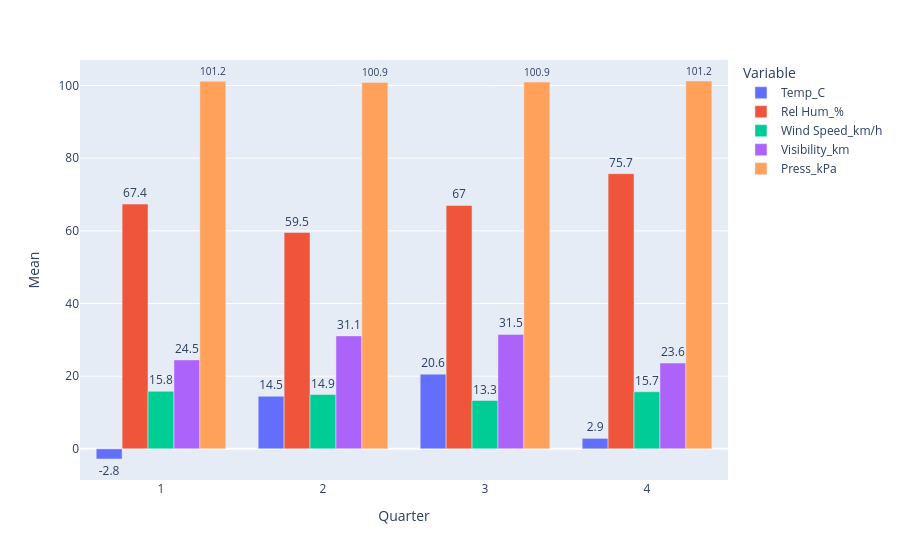

Notebook source saved alongside this figure:
### Code cell
fig = px.bar(
    df_median_long,
    x="Quarter",
    y="Mean",
    color="Variable",
    barmode="group",
    text=df_median_long['Mean'].round(1)  # wartości nad słupkami, zaokrąglone do 1 miejsca
)

# Ustawiamy pozycję tekstu nad słupkami
fig.update_traces(textposition='outside')

fig.show()

### Figure 1 — Plotly figure (JSON) as saved in the notebook; plotly's stock layout.template omitted (floating-point values rounded to 4 significant figures)
{"data": [{"alignmentgroup": "True", "hovertemplate": "Variable=Temp_C<br>Quarter=%{x}<br>Mean=%{y}<br>text=%{text}<extra></extra>", "legendgroup": "Temp_C", "marker": {"color": "#636efa", "pattern": {"shape": ""}}, "name": "Temp_C", "offsetgroup": "Temp_C", "orientation": "v", "showlegend": true, "text": [-2.8, 14.5, 20.6, 2.9], "textposition": "outside", "type": "bar", "x": [1, 2, 3, 4], "xaxis": "x", "y": [-2.794, 14.48, 20.56, 2.881], "yaxis": "y"}, {"alignmentgroup": "True", "hovertemplate": "Variable=Rel Hum_%<br>Quarter=%{x}<br>Mean=%{y}<br>text=%{text}<extra></extra>", "legendgroup": "Rel Hum_%", "marker": {"color": "#EF553B", "pattern": {"shape": ""}}, "name": "Rel Hum_%", "offsetgroup": "Rel Hum_%", "orientation": "v", "showlegend": true, "text": [67.4, 59.5, 67, 75.7], "textposition": "outside", "type": "bar", "x": [1, 2, 3, 4], "xaxis": "x", "y": [67.37, 59.54, 67.0, 75.73], "yaxis": "y"}, {"alignmentgroup": "True", "hovertemplate": "Variable=Wind Speed_km/h<br>Quarter=%{x}<br>Mean=%{y}<br>text=%{text}<extra></extra>", "legendgroup": "Wind Speed_km/h", "marker": {"color": "#00cc96", "pattern": {"shape": ""}}, "name": "Wind Speed_km/h", "offsetgroup": "Wind Speed_km/h", "orientation": "v", "showlegend": true, "text": [15.8, 14.9, 13.3, 15.7], "textposition": "outside", "type": "bar", "x": [1, 2, 3, 4], "xaxis": "x", "y": [15.84, 14.94, 13.3, 15.71], "yaxis": "y"}, {"alignmentgroup": "True", "hovertemplate": "Variable=Visibility_km<br>Quarter=%{x}<br>Mean=%{y}<br>text=%{text}<extra></extra>", "legendgroup": "Visibility_km", "marker": {"color": "#ab63fa", "pattern": {"shape": ""}}, "name": "Visibility_km", "offsetgroup": "Visibility_km", "orientation": "v", "showlegend": true, "text": [24.5, 31.1, 31.5, 23.6], "textposition": "outside", "type": "bar", "x": [1, 2, 3, 4], "xaxis": "x", "y": [24.47, 31.08, 31.49, 23.61], "yaxis": "y"}, {"alignmentgroup": "True", "hovertemplate": "Variable=Press_kPa<br>Quarter=%{x}<br>Mean=%{y}<br>text=%{text}<extra></extra>", "legendgroup": "Press_kPa", "marker": {"color": "#FFA15A", "pattern": {"shape": ""}}, "name": "Press_kPa", "offsetgroup": "Press_kPa", "orientation": "v", "showlegend": true, "text": [101.2, 100.9, 100.9, 101.2], "textposition": "outside", "type": "bar", "x": [1, 2, 3, 4], "xaxis": "x", "y": [101.2, 100.9, 100.9, 101.2], "yaxis": "y"}], "layout": {"barmode": "group", "legend": {"title": {"text": "Variable"}, "tracegroupgap": 0}, "margin": {"t": 60}, "xaxis": {"anchor": "y", "domain": [0, 1], "title": {"text": "Quarter"}}, "yaxis": {"anchor": "x", "domain": [0, 1], "title": {"text": "Mean"}}}}
